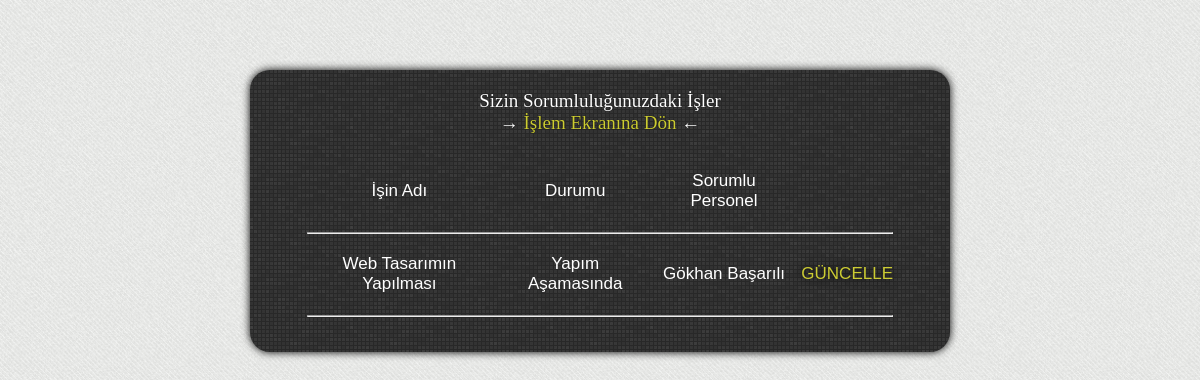
The page /personel/is-listele.php (signed in) on the database its author committed.
### tables this page shows
CREATE TABLE IF NOT EXISTS `tbl_is` (
  `id` int(11) NOT NULL AUTO_INCREMENT,
  `isin_adi` varchar(250) NOT NULL,
  `durum` varchar(250) NOT NULL,
  `sorumlu_personel` int(11) NOT NULL,
  PRIMARY KEY (`id`),
  KEY `sorumlu_personel` (`sorumlu_personel`)
);

CREATE TABLE IF NOT EXISTS `tbl_personel` (
  `id` int(11) NOT NULL AUTO_INCREMENT,
  `ad_soyad` varchar(250) NOT NULL,
  `maas` int(11) NOT NULL,
  `fotograf` varchar(250) NOT NULL,
  `eposta` varchar(250) NOT NULL,
  `sifre` varchar(250) NOT NULL,
  `sorumlu_koordinator` int(11) NOT NULL,
  PRIMARY KEY (`id`),
  KEY `sorumlu_koordinator` (`sorumlu_koordinator`)
);

### personel/is-listele.php (the view, shortened to what this page needs)
<!DOCTYPE html PUBLIC "-//W3C//DTD XHTML 1.0 Transitional//EN" "http://www.w3.org/TR/xhtml1/DTD/xhtml1-transitional.dtd">
<html xmlns="http://www.w3.org/1999/xhtml">
<head>
<link href="../css/style.css" rel="stylesheet" type="text/css" />
</head>
<body>
<div class="menu">
<div class="menu-baslik">Sizin Sorumluluğunuzdaki İşler<br />
→<a style="color: #CC3;" href="index.php"> İşlem Ekranına Dön </a>←</div>
<?php
$eposta = $_SESSION['personeloturum'];
$uye_list=mysql_query("Select id from tbl_personel where eposta='$eposta'");
while($yaz=mysql_fetch_array($uye_list))
{
	$id = $yaz['id'];
}
?>
<table cellpadding='5' class='listele_table'>
<tr>
<td align="center">İşin Adı</td>
<td align="center">Durumu</td>
<td align="center">Sorumlu Personel</td>
<td></td>
</tr>
<tr>
<td colspan="6"><hr /></td>
</tr>
<?php
$uye_list=mysql_query("Select * from tbl_is where sorumlu_personel=$id");
while($yaz=mysql_fetch_array($uye_list))
{
?>
	<tr>
	<td align="center"><?php echo $yaz['isin_adi']; ?></td>
    <td align="center"><?php echo $yaz['durum']; ?></td>
    <?php
		$bul = $yaz['sorumlu_personel'];
		$sorgu=mysql_query("Select ad_soyad from tbl_personel where id=$bul");
		while($bak=mysql_fetch_array($sorgu))
		{
			$ad_soyad = $bak['ad_soyad'];
		}
	?>
    <td align="center"><?php echo $ad_soyad ?></td>
    <td align="center">
    <?php
		$bul = $yaz['sorumlu_personel'];
		$sorgu=mysql_query("Select id from tbl_personel where id=$bul");
		while($incele=mysql_fetch_array($sorgu))
		{
			$isin_sorumlu_personeli = $incele['id'];
		}
		if($isin_sorumlu_personeli == $id)
		{
	?>
    <a href='is-guncelle.php?id=<?php echo $yaz['id']; ?>'>GÜNCELLE</a>
    <?php
		}
	?>
    </td>
    </tr>
    <tr>
    <td colspan="6"><hr /></td>
    </tr>
<?php
}
?>
</table>
</div>
</body>
</html>

### css/style.css (style rules this page uses)
body { margin: 0px; padding: 0px; background: url(../resimler/site/bg.png); }
a { color: #000; text-decoration: none; }
.menu { width: 600px; height: auto; padding: 20px 50px 20px 50px; box-shadow: 0px 0px 8px 0px #000000; margin: 70px auto 70px auto; border-radius: 20px; font-size: 17px; background: #fff url(../resimler/site/giris_kapsul_bg.png); font-family: Verdana, Geneva, sans-serif; }
.menu-baslik { text-align: center; font-family: Georgia, "Times New Roman", Times, serif; font-size: 19px; text-shadow: 0px 0px 1px #000; color: #FFF; margin-bottom: 30px; }
.listele_table { color: #FFF; }
.listele_table a { color: #CC3; text-shadow: 0px 0px 10px #000000; }

### rows shown on the page
tbl_is: isin_adi "Web Tasarımın Yapılması", durum "Yapım Aşamasında", sorumlu_personel.ad_soyad "Gökhan Başarılı"
